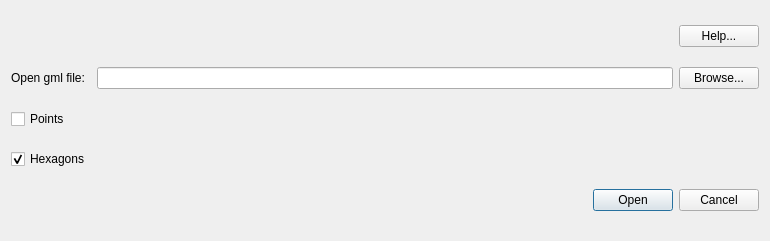
<?xml version="1.0" encoding="UTF-8"?>
<ui version="4.0">
 <class>ImaerReaderDialog</class>
 <widget class="QDialog" name="ImaerReaderDialog">
  <property name="geometry">
   <rect>
    <x>0</x>
    <y>0</y>
    <width>770</width>
    <height>241</height>
   </rect>
  </property>
  <property name="windowTitle">
   <string>IMAERreader</string>
  </property>
  <layout class="QGridLayout" name="gridLayout">
   <item row="1" column="0">
    <widget class="QLabel" name="label">
     <property name="text">
      <string>Open gml file:</string>
     </property>
    </widget>
   </item>
   <item row="1" column="1">
    <widget class="QLineEdit" name="gmlFileNameBox">
     <property name="text">
      <string/>
     </property>
    </widget>
   </item>
   <item row="1" column="2">
    <widget class="QPushButton" name="fileBrowseButton">
     <property name="text">
      <string>Browse...</string>
     </property>
    </widget>
   </item>
   <item row="2" column="0">
    <widget class="QCheckBox" name="point_checkBox">
     <property name="text">
      <string>Points</string>
     </property>
    </widget>
   </item>
   <item row="3" column="0">
    <widget class="QCheckBox" name="hexagon_checkBox">
     <property name="text">
      <string>Hexagons</string>
     </property>
     <property name="checked">
      <bool>true</bool>
     </property>
    </widget>
   </item>
   <item row="4" column="0" colspan="3">
    <widget class="QDialogButtonBox" name="cancel_open_button_box">
     <property name="orientation">
      <enum>Qt::Horizontal</enum>
     </property>
     <property name="standardButtons">
      <set>QDialogButtonBox::Cancel|QDialogButtonBox::Open</set>
     </property>
    </widget>
   </item>
   <item row="0" column="2">
    <widget class="QPushButton" name="help_pushButton">
     <property name="text">
      <string>Help...</string>
     </property>
    </widget>
   </item>
  </layout>
 </widget>
 <connections>
  <connection>
   <sender>cancel_open_button_box</sender>
   <signal>accepted()</signal>
   <receiver>ImaerReaderDialog</receiver>
   <slot>accept()</slot>
   <hints>
    <hint type="sourcelabel">
     <x>20</x>
     <y>20</y>
    </hint>
    <hint type="destinationlabel">
     <x>20</x>
     <y>20</y>
    </hint>
   </hints>
  </connection>
  <connection>
   <sender>cancel_open_button_box</sender>
   <signal>rejected()</signal>
   <receiver>ImaerReaderDialog</receiver>
   <slot>reject()</slot>
   <hints>
    <hint type="sourcelabel">
     <x>20</x>
     <y>20</y>
    </hint>
    <hint type="destinationlabel">
     <x>20</x>
     <y>20</y>
    </hint>
   </hints>
  </connection>
 </connections>
</ui>
